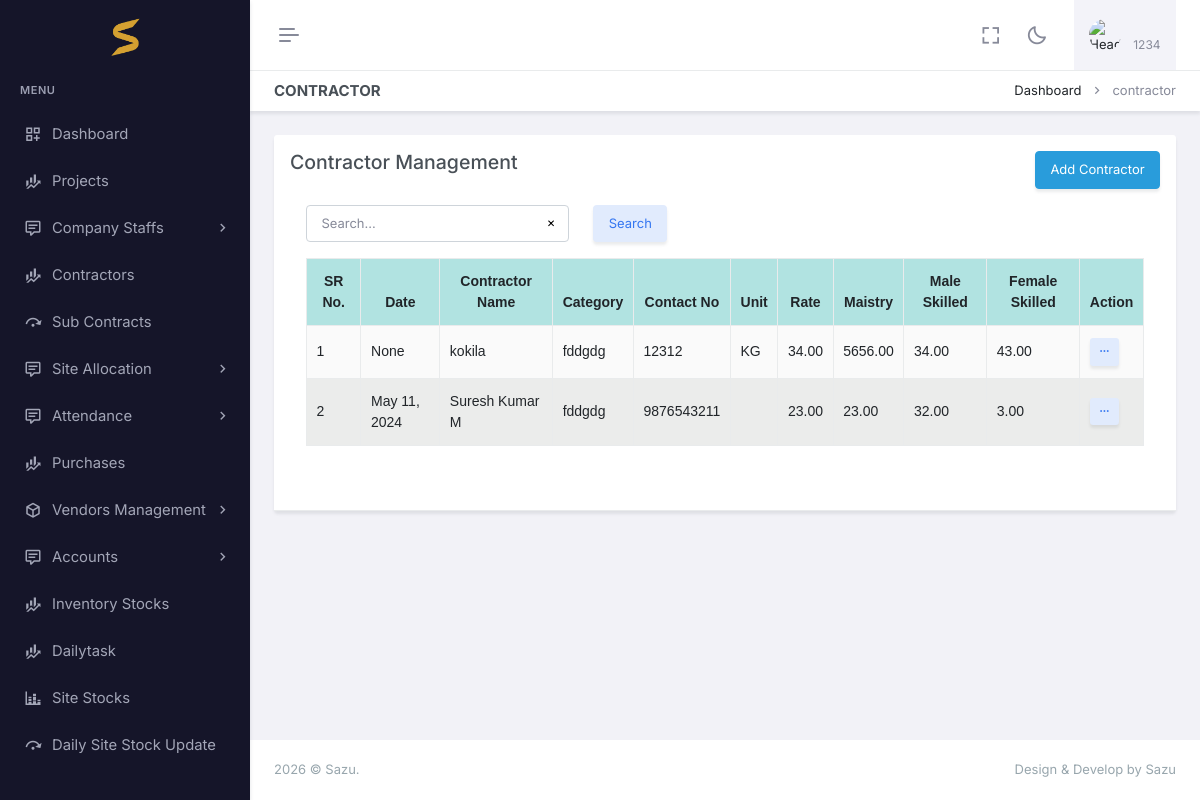
Page /contractor/ (signed in) on the committed database.
### app/auth_models.py (models this page shows, shortened)
class CustomUser(AbstractBaseUser, PermissionsMixin):
    email=models.EmailField(null=True, blank=True,unique=True)
    image = models.ImageField(upload_to='profile_images/', null=True, blank=True)
    name = models.CharField(max_length=255)
    phone_number = models.CharField(max_length=10, unique=True)
    pin = models.CharField(max_length=6, null=True, blank=True)
    is_active = models.BooleanField(default=True)
    admin = models.BooleanField(default=False)
    is_employee = models.BooleanField(default=False)
    is_owner=models.BooleanField(default=False)
    created_at =models.DateField(auto_now_add=True)
    is_staff = models.BooleanField(default=False)
    is_superuser = models.BooleanField(default=False)
    otp = models.CharField(max_length=6, null=True, blank=True)
    created_at =models.DateField(auto_now_add=True)
    proof=models.FileField(upload_to="proof/", null=True, blank=True)
    USERNAME_FIELD = 'phone_number'
    REQUIRED_FIELDS = ['name']
    disable = models.BooleanField(default=False)
    objects = CustomUserManager()
    @property
    def company(self):
        print(self.is_employee)
        if self.admin:
            return self.company_set.all().last()
        if self.is_employee:
            if self.employee_set.all():
                return self.employee_set.all().last().company
        return None

### app/models.py (models this page shows, shortened)
class Contractor(models.Model):
    company=models.ForeignKey(Company, on_delete=models.CASCADE,null=True,blank=True)
    name = models.CharField(max_length=100,null=True,blank=True)
    contact_no = models.CharField(max_length=15,null=True,blank=True)
    address = models.CharField(max_length=255,null=True,blank=True)
    area = models.CharField(max_length=100,null=True,blank=True)
    rate = models.DecimalField(max_digits=10, decimal_places=2)
    unit=models.ForeignKey(Uom, on_delete=models.CASCADE,null=True,blank=True)
    amount=models.DecimalField(max_digits=10, decimal_places=2, default=0.0)
    maistry = models.DecimalField(max_digits=10, decimal_places=2, default=0.0)
    maison_cooli = models.DecimalField(max_digits=10, decimal_places=2, default=0.0)
    male_skilled = models.DecimalField(max_digits=10, decimal_places=2, default=0)
    male_unskilled = models.DecimalField(max_digits=10, decimal_places=2, default=0)
    female_skilled = models.DecimalField(max_digits=10, decimal_places=2, default=0)
    female_unskilled = models.DecimalField(max_digits=10, decimal_places=2, default=0)
    category = models.ForeignKey(Contractcategory, on_delete=models.CASCADE,null=True,blank=True)
    start_date=models.DateField(null=True,blank=True)

class Contractcategory(models.Model):
    company=models.ForeignKey(Company, on_delete=models.CASCADE,null=True,blank=True)
    name=models.CharField(max_length=50)
    description = models.CharField(max_length=200)
    def __str__(self):
        return self.name

class Uom(models.Model):
    company=models.ForeignKey(Company, on_delete=models.CASCADE,null=True,blank=True)
    name=models.CharField(max_length=50)
    date = models.DateField(auto_now_add=True, null=True, blank=True)

### app/views.py (the view)
# urls.py: path('contractor/', views.contractor, name='contractor'),
@login_required(login_url='login')
def contractor(request):  #change name
    user=request.user
    allow,msg= check_user(request,Contractor,instance=False)  # CHANGE model
    if not allow:
         context ={"unauthorized":msg}
         return render(request,"login.html",context)
    querysets = Contractor.objects.filter(company=request.user.company).order_by("-id")   #change query
    queryset,pages,search =customPagination(request,Contractor,querysets)    #change, model
    category=Contractcategory.objects.filter(company=request.user.company)
    contractor_count = querysets.count()
    uom =Uom.objects.filter(company=user.company)
    context= {'queryset': queryset,"location":"contractor","pages" :pages ,"categories":category,"search":search,
              "contractor_count": contractor_count,'uom':uom}   #change location name
    return render(request,"contractor/contractor.html",context)    #change template name

### app/context_processors.py (called while the page is built)
def my_env_var(request):
    return {
        'my_env_var': settings.JS_ENV
    }

### app/utils.py (called while the page is built)
def customPagination(request,Klass,queryset,serializer_class=None):
    search_query = request.GET.get('search',"")
    if search_query:
        search_filters = Q()
        for field in Klass._meta.fields:
            if field.get_internal_type() in ['CharField', 'TextField']:
                search_filters |= Q(**{f'{field.name}__icontains': search_query})
        queryset = queryset.filter(search_filters)
    paginator = Paginator(queryset, PAGE_SIZE)
    page_number = request.GET.get('page')
    page_obj = paginator.get_page(page_number)
    pages =paginator.num_pages
    obj =page_obj.object_list
    if serializer_class:
            queryjs =  (serializer_class(obj,many=True).data)
            print(queryjs)
    return page_obj,pages,search_query

def check_user(request,klass,instance=False):
    msg ='not allowed'
    return True ,msg

### app/templates/contractor/contractor.html (shortened to what this page needs)
{% extends "base.html" %}
{% load static %}
{% block header2 %}
<div id="layout-wrapper">
    <div class="main-content">
        <div class="page-content">
            <div class="container-fluid">
                <div class="row">
                    <div class="col-12">
                        <div class="page-title-box d-sm-flex align-items-center justify-content-between">
                            <h4 class="mb-sm-0">Contractor</h4>
                            <div class="page-title-right">
                                <ol class="breadcrumb m-0">
                                    <li class="breadcrumb-item"><a href="javascript: void(0);">Dashboard</a></li>
                                    <li class="breadcrumb-item active">contractor</li>
                                </ol>
                            </div>
                        </div>
                    </div>
                </div>
                <div class="row">
                    <div class="col-lg-12">
                        <div class="card">
                            <div class="card-header">
                                <div class="row">
                                    <div class="col-xl-6 col-lg-6 col-md-6 col-12">
                                        <h4>Contractor Management </h4>
                                    </div>
                                    <div class="col-xl-4 col-lg-4 col-md-4 col-12"></div>
                                    <div class="col-xl-2 col-lg-2 col-md-2 col-12">
                                        <button type="button" class="btn btn-info" style="float:right;"
                                            data-bs-toggle="modal" data-bs-target=".bs-example-modal-lg">Add
                                            Contractor</button>
                                    </div>
                                </div>
                                <div class="card-body">
                                    <div class="row">
                                        {% include "search.html" %}
                                    </div>
                                    <div class="">
                                        <table id="example" class="table table-bordered table-striped align-middle"
                                            style="width:100%">
                                            <thead>
                                                <tr>
                                                    <th data-ordering="false">SR No.</th>
                                                    <th data-ordering="false">Date</th>
                                                    <th data-ordering="false">Contractor Name</th>
                                                    <th data-ordering="false">Category</th>
                                                    <th data-ordering="false">Contact No</th>
                                                    <th data-ordering="false">Unit</th>
                                                    <th data-ordering="false">Rate</th>
                                                    <th data-ordering="false">Maistry</th>
                                                    <th data-ordering="false">Male Skilled</th>
                                                    <th data-ordering="false">Female Skilled</th>
                                                    <th data-ordering="false">Action</th>
                                                </tr>
                                            </thead>
                                            <tbody>
                                                {% for i in queryset %}
                                                <tr>
                                                    <td>{{ forloop.counter }}</td>
                                                    <td>{{ i.start_date }}</td>
                                                    <td>{{ i.name}}</td>
                                                    <td>{{ i.category }}</td>
                                                    <td>{{ i.contact_no }}</td>
                                                    <td>{{ i.unit.name }}</td>
                                                    <td>{{ i.rate }}</td>
                                                    <td>{{ i.maistry }}</td>
                                                    <td>{{ i.male_skilled }}</td>
                                                    <td>{{ i.female_skilled }}</td>
                                                    <td>
                                                        <div class="dropdown d-inline-block">
                                                            <button class="btn btn-soft-secondary btn-sm dropdown"
                                                                type="button" data-bs-toggle="dropdown"
                                                                aria-expanded="false">
                                                                <i class="ri-more-fill align-middle"></i>
                                                            </button>
                                                        </div>
                                                    </td>
                                                </tr>
                                                {% endfor %}
                                            </tbody>
                                        </table>
                                        <div class="row">
                                            {% include 'pagination.html' %}
                                        </div>
                                    </div>
                                </div>
                            </div>
                        </div>
                    </div>
                </div>
            </div>
        </div>
    </div>
</div>
{% endblock header2 %}

### app/templates/appbar.html (shortened to what this page needs)
{% load static %}
<div id="layout-wrapper">
    <header id="page-topbar">
        <div class="layout-width">
            <div class="navbar-header">
                <div class="d-flex">
                    <button type="button"
                        class="btn btn-sm px-3 fs-16 header-item vertical-menu-btn topnav-hamburger shadow-none"
                        id="topnav-hamburger-icon">
                        <span class="hamburger-icon">
                            <span></span>
                            <span></span>
                            <span></span>
                        </span>
                    </button>
                </div>
                <div class="d-flex align-items-center">
                    <div class="ms-1 header-item d-none d-sm-flex">
                        <button type="button"
                            class="btn btn-icon btn-topbar btn-ghost-secondary rounded-circle shadow-none"
                            data-toggle="fullscreen">
                            <i class="bx bx-fullscreen fs-22"></i>
                        </button>
                    </div>
                    <div class="ms-1 header-item d-none d-sm-flex">
                        <button type="button"
                            class="btn btn-icon btn-topbar btn-ghost-secondary rounded-circle light-dark-mode shadow-none">
                            <i class="bx bx-moon fs-22"></i>
                        </button>
                    </div>
                    <div class="dropdown ms-sm-3 header-item topbar-user">
                        <button type="button" class="btn shadow-none" id="page-header-user-dropdown"
                            data-bs-toggle="dropdown" aria-haspopup="true" aria-expanded="false">
                            <span class="d-flex align-items-center">
                                <img class="rounded-circle header-profile-user"
                                    src="{% static 'assets/images/users/avatar-1.jpg' %}" alt="Header Avatar">
                                <span class="text-start ms-xl-2">
                                    <span
                                        class="d-none d-xl-block ms-1 fs-12 user-name-sub-text">{{request.user.name}}</span>
                                </span>
                            </span>
                        </button>
                    </div>
                </div>
            </div>
        </div>
    </header>
</div>

### app/static/assets/css/table.css (style rules this page uses)
:root { --table-font-family: Arial, sans-serif; --table-font-size: 14px; }
table { width: 100%; border-collapse: collapse; font-family: var(--table-font-family); font-size: var(--table-font-size); }
th, td { border: 1px solid #ddd; padding: 10px; }
th { text-transform: capitalize; background-color: #f2f2f2; text-align: center !important; }
thead:first-child { background-color: #8ad5d3aa; }
tr:nth-child(even) { background-color: #d8dad883; }
th:first-letter { text-transform: uppercase; }

### rows in the picture
CustomUser: user.name "1234"
Contractor: start_date "None", name "kokila", category "fddgdg", contact_no "12312", unit.name "KG", rate "34.00", maistry "5656.00", male_skilled "34.00", female_skilled "43.00"
Contractor: start_date "May 11, 2024", name "Suresh Kumar M", category "fddgdg", contact_no "9876543211", rate "23.00", maistry "23.00", male_skilled "32.00", female_skilled "3.00"
